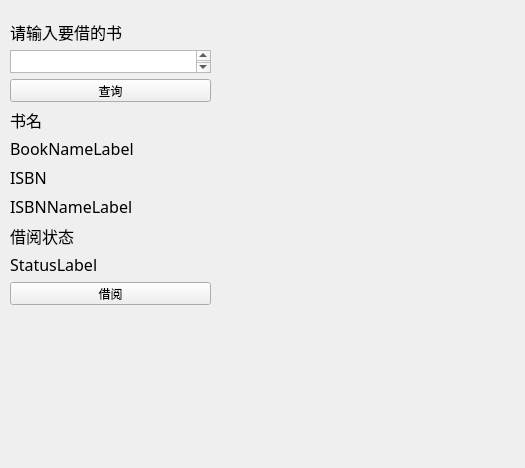
<?xml version="1.0" encoding="UTF-8"?>
<ui version="4.0">
 <class>borrow</class>
 <widget class="QWidget" name="borrow">
  <property name="geometry">
   <rect>
    <x>0</x>
    <y>0</y>
    <width>525</width>
    <height>468</height>
   </rect>
  </property>
  <property name="windowTitle">
   <string>借书</string>
  </property>
  <widget class="QLabel" name="BookLabel">
   <property name="geometry">
    <rect>
     <x>220</x>
     <y>10</y>
     <width>281</width>
     <height>331</height>
    </rect>
   </property>
   <property name="text">
    <string/>
   </property>
  </widget>
  <widget class="QWidget" name="verticalLayoutWidget">
   <property name="geometry">
    <rect>
     <x>10</x>
     <y>20</y>
     <width>201</width>
     <height>285</height>
    </rect>
   </property>
   <layout class="QVBoxLayout" name="verticalLayout">
    <item>
     <widget class="QLabel" name="label">
      <property name="font">
       <font>
        <family>宋体</family>
        <pointsize>12</pointsize>
       </font>
      </property>
      <property name="text">
       <string>请输入要借的书</string>
      </property>
     </widget>
    </item>
    <item>
     <widget class="QTextEdit" name="textEdit"/>
    </item>
    <item>
     <widget class="QPushButton" name="CheckButton">
      <property name="text">
       <string>查询</string>
      </property>
     </widget>
    </item>
    <item>
     <widget class="QLabel" name="label_2">
      <property name="font">
       <font>
        <family>宋体</family>
        <pointsize>12</pointsize>
       </font>
      </property>
      <property name="text">
       <string>书名</string>
      </property>
     </widget>
    </item>
    <item>
     <widget class="QLabel" name="BookNameLabel">
      <property name="font">
       <font>
        <family>宋体</family>
        <pointsize>12</pointsize>
       </font>
      </property>
      <property name="text">
       <string>BookNameLabel</string>
      </property>
     </widget>
    </item>
    <item>
     <widget class="QLabel" name="label_4">
      <property name="font">
       <font>
        <family>宋体</family>
        <pointsize>12</pointsize>
       </font>
      </property>
      <property name="text">
       <string>ISBN</string>
      </property>
     </widget>
    </item>
    <item>
     <widget class="QLabel" name="ISBNNameLabel">
      <property name="font">
       <font>
        <family>宋体</family>
        <pointsize>12</pointsize>
       </font>
      </property>
      <property name="text">
       <string>ISBNNameLabel</string>
      </property>
     </widget>
    </item>
    <item>
     <widget class="QLabel" name="label_6">
      <property name="font">
       <font>
        <family>宋体</family>
        <pointsize>12</pointsize>
       </font>
      </property>
      <property name="text">
       <string>借阅状态</string>
      </property>
     </widget>
    </item>
    <item>
     <widget class="QLabel" name="StatusLabel">
      <property name="font">
       <font>
        <family>宋体</family>
        <pointsize>12</pointsize>
       </font>
      </property>
      <property name="text">
       <string>StatusLabel</string>
      </property>
     </widget>
    </item>
    <item>
     <widget class="QPushButton" name="BorrowBook">
      <property name="text">
       <string>借阅</string>
      </property>
     </widget>
    </item>
   </layout>
  </widget>
 </widget>
 <resources/>
 <connections/>
</ui>
